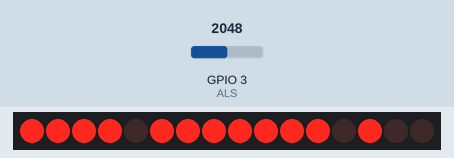
A sketch run on a simulated ESP32-S3. Shown: 16 shift-register outputs drawn as a row of LEDs (first output left, lit = HIGH). Wiring (inferred from the names in the program): 2 × shift register (74HC595): data GPIO 4; shift clock GPIO 7; latch GPIO 6; OE GPIO 5. Wiring (inferred from the signals the program sends): row of LEDs: on Q0, Q1, Q2, Q3, Q4, Q5, Q6, Q7, Q8, Q9, Q10, Q11, Q12, Q13, Q14, Q15. The inputs (shaded band) are chosen by the test bench; at power-on: GPIO 3 (ALS) = 2048. WiFi joins after 1.5 s; servers stay silent unless stated; the local clock reads 2024-03-15 10:24:30 at power-on unless the sketch sets it.

Above: at 5.1 s.
At 7.4 s:
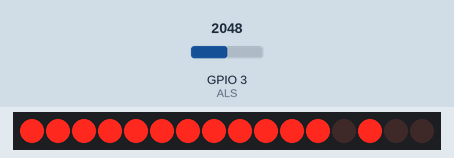
7.5 s: GPIO 3 (ALS) set to 0
At 13.1 s:
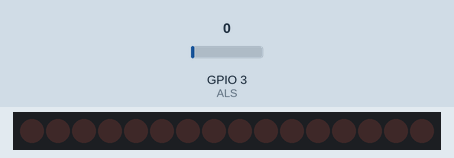
13.2 s: GPIO 3 (ALS) set to 78
18.5 s: GPIO 3 (ALS) set to 88
At 24.5 s:
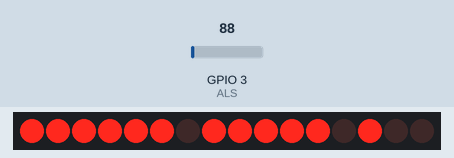
Timing chart, 0 to 27.5 s (numbered marks = the images above; inputs shaded):
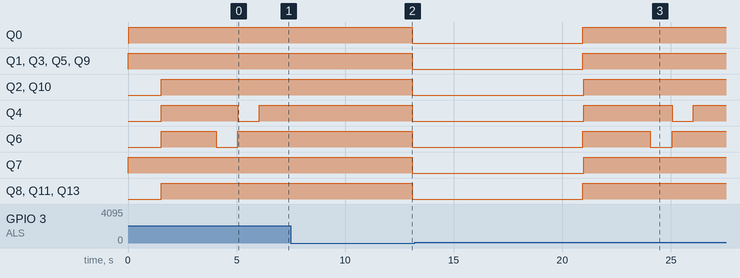

Measured:
- the behaviour switches between 87 and 88 on GPIO 3 (ALS) (found by bisection; images 2 and 3)
- after the input at 7.5 s, Q0–11, Q13: HIGH → LOW after 5.6 s
- after the input at 13.2 s, every drawn part: stays the same
- after the input at 18.5 s, Q0, Q1, Q3, Q5, Q8, Q9, Q11, Q13: LOW → HIGH after 2.4 s; Q2, Q7, Q10: LOW → HIGH after 2.5 s; Q4: LOW → HIGH after 2.5 s, → LOW 4.1 s later, → HIGH 0.98 s later; Q6: LOW → HIGH after 2.4 s, → LOW 3.1 s later, → HIGH 1.0 s later

The sketch:

c3_7seg_clk.ino
```cpp
#include <driver/ledc.h>
#include <WiFi.h>

#define REV 1

#if REV==0
  #define VCC 9
  #define SER 7
  #define OE_ 5
  #define RCLK 6
  #define SRCLK 8
  // ABCDEFGH<<ABCDEFGH<<MCU
  // _789abc_  _654321_
  // _b32fa1_  _4gc.de_
  // _+--++-_  _-+++++_
  #define SWAP(x,i) ((x&128)<<3)|((x&64)<<8)|((x&32)>>1)|((x&16)>>2)|((x&8)>>2)|((x&4)<<9)|((x&2)<<4)|((x&1)<<3)|((~i&1)<<9)|((~i&2)<<11)|((~i&4)<<11)|((~i&8)<<3)
#elif REV==1
  #define SER 4
  #define OE_ 5
  #define RCLK 6
  #define SRCLK 7
  #define ALS 3
  // HGFEDCBAHGFEDCBA<<MCU
  // 9abcdefg87654321
  // __f_cagb4.3e:d21
  // __+_++++-+-+-+--
  #define SWAP(x,i) ((x&128)<<3)|((x&64)<<2)|((x&32)<<6)|((x&16)>>2)|((x&8)<<1)|((x&4)<<11)|((x&2)<<8)|((x&1)<<6)|(~i&3)|((~i&4)<<3)|((~i&8)<<4)|((~i&16)>>1)
#endif

#define PWM_OE_ 0

#define PWM_FREQ 9700
#define PWM_BIT LEDC_TIMER_12_BIT
#define PWM_MAX (1<<12)
typedef struct timeval timeval_t;
typedef struct tm tm_t;

TaskHandle_t *h_flush,*h_dimmer;
timeval_t tv;tm_t tm;
const uint8_t num[]={0b11111100,0b01100000,0b11011010,0b11110010,0b01100110,0b10110110,0b10111110,0b11100000,0b11111110,0b11110110,0b11101110,0b00111110,0b10011100,0b01111010,0b10011110,0b10001110};
bool synced;

uint8_t _disp[5]={2,2,2,2,0};
void send(uint8_t x,uint8_t i){uint16_t a=SWAP(x,i);shiftOut(SER,SRCLK,MSBFIRST,a>>8);shiftOut(SER,SRCLK,MSBFIRST,a&0xff);digitalWrite(RCLK,HIGH);digitalWrite(RCLK,LOW);}// abcdefg. ___:4321
void flush(void *_){uint8_t i;while(1){for(i=0;i<5;i++){send(_disp[i],1<<i);delay(2);}}}
#ifdef ALS
  void dimmer(void *_){uint16_t a,x=1;uint8_t i;while(1){a=analogRead(ALS);for(i=0;i<20;i++){if(a!=x)x+=abs(a-x)<16?(a<x?-1:1):(a-x)/16;ledcWrite(PWM_OE_,PWM_MAX*(1.-x/4095.));delay(100);}}}
#endif
void dispInit(){
  #ifdef VCC
    pinMode(VCC,OUTPUT);digitalWrite(VCC,HIGH);
  #endif
  pinMode(SER,OUTPUT);digitalWrite(SER,LOW);
  pinMode(OE_,OUTPUT);ledcSetup(PWM_OE_,PWM_FREQ,PWM_BIT);ledcAttachPin(OE_,PWM_OE_);ledcWrite(PWM_OE_,PWM_MAX*(1.-1./3.3));//PWM_MAX-x x=2~45676 Vf=2.1~2.3
  pinMode(RCLK,OUTPUT);digitalWrite(RCLK,LOW);
  pinMode(SRCLK,OUTPUT);digitalWrite(SRCLK,LOW);
  xTaskCreateUniversal(flush,"flush",512,NULL,1,h_flush,CONFIG_ARDUINO_RUNNING_CORE);
  #ifdef ALS
    pinMode(ALS,INPUT);
    xTaskCreateUniversal(dimmer,"dimmer",512,NULL,1,h_dimmer,CONFIG_ARDUINO_RUNNING_CORE);
  #endif
}

void sync(void *_){
  synced=false;
  WiFi.begin();
  for(uint8_t i=0;i<10;i++){
    synced=!(i&1);
    if(WiFi.status()==WL_CONNECTED){synced=false;configTzTime("JST-9","ntp.nict.jp");getLocalTime(&tm);synced=true;break;}
    delay(1000);
  }
  WiFi.disconnect(true);
  vTaskDelete(NULL);
}
void ntpSync(){xTaskCreateUniversal(sync,"sync",4096,NULL,1,NULL,CONFIG_ARDUINO_RUNNING_CORE);}

void setup(){
	dispInit();
  WiFi.begin();
	for(uint8_t i=0;WiFi.status()!=WL_CONNECTED;i++){
		if(i>20){
      _disp[0]=0b10011100;_disp[1]=0b10001110;_disp[2]=0b10111100;_disp[3]=0b00010000;
      WiFi.beginSmartConfig();while(!WiFi.smartConfigDone());i=0;for(uint8_t i=0;i<4;i++)_disp[i]=2;
    }
		delay(500);
	}
  _disp[4]=0b11000000;
  configTzTime("JST-9","ntp.nict.jp");getLocalTime(&tm);synced=true;
  WiFi.disconnect(true);
}
void loop(){
  if(!tm.tm_min&&!tm.tm_sec&&tv.tv_usec<200000)ntpSync();
	gettimeofday(&tv,NULL);localtime_r(&tv.tv_sec,&tm);//https://8ttyan.hatenablog.com/entry/2015/02/03/003428
  switch(tm.tm_sec%10){
    case 4:{int8_t t=int8_t(floor(temperatureRead()))-5;_disp[0]=t<0?2:0;_disp[1]=num[abs(t/10%10)];_disp[2]=num[abs(t%10)];_disp[3]=0b10011100;_disp[4]=0b00100000;break;}
    case 5:_disp[0]=(tm.tm_mon+1)<10?0:num[(tm.tm_mon+1)/10];_disp[1]=num[(tm.tm_mon+1)%10]|1;_disp[2]=tm.tm_mday<10?0:num[tm.tm_mday/10];_disp[3]=num[tm.tm_mday%10]|synced;_disp[4]=0;break;
    default:_disp[0]=tm.tm_hour<10?0:num[tm.tm_hour/10];_disp[1]=num[tm.tm_hour%10];_disp[2]=num[tm.tm_min/10];_disp[3]=num[tm.tm_min%10]|synced;_disp[4]=tm.tm_sec&1?0b11000000:0;
  }
	delay(1000-tv.tv_usec/1000);
}
```
